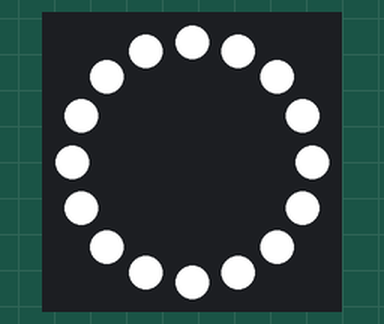
A sketch run on a simulated Arduino Uno, built with avr-gcc and run on an emulated ATmega328P. On the bench: 16 RGB LEDs in a ring, first at the top, clockwise.

Above: at 0.1 s.
At 1.1 s:
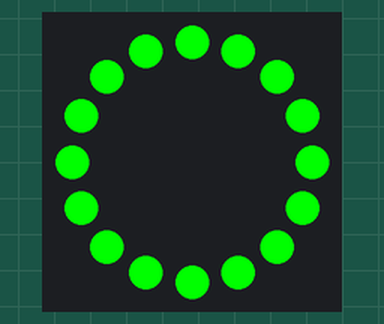
At 2.1 s:
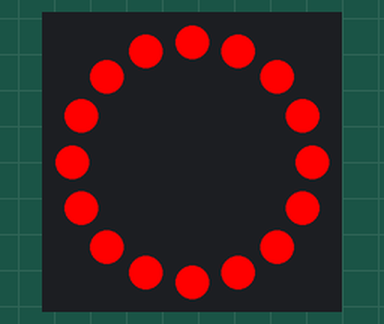

Measured:
- by itself, everything shown: repeats every 3.0 s, in 3 steps
- what the display in image 1 shows lasts 1.0 s, from 1.0 s to 2.0 s

The sketch:

eye_test.ino
```cpp
// ---------- Libraries ----------
// Install via Arduino IDE -> Tools -> Manage Libraries...
//   "Adafruit NeoPixel"
//   "Adafruit SSD1306"  (also installs "Adafruit GFX Library")
#include <Adafruit_NeoPixel.h>
#include <Adafruit_GFX.h>
#include <Adafruit_SSD1306.h>
#include <Wire.h>

// ---------- NeoPixel ----------
#define LED_PIN   13
#define LED_COUNT 16
// NEO_GRB and NEO_KHZ800 come from the Adafruit_NeoPixel library -- do NOT define them yourself.
Adafruit_NeoPixel ring = Adafruit_NeoPixel(LED_COUNT, LED_PIN, NEO_GRB + NEO_KHZ800);

// Ring helper -- set all LEDs to one color
void fillRing(uint8_t r, uint8_t g, uint8_t b) {
    for (int i = 0; i < LED_COUNT; i++) ring.setPixelColor(i, ring.Color(r, g, b));
    ring.show();
}

void fillLowerSemiRing(uint8_t r, uint8_t g, uint8_t b) {
    for (int i = 0; i < 3; i++) ring.setPixelColor(i, ring.Color(r, g, b));
    for (int i = 3; i < 6; i++) ring.setPixelColor(i, ring.Color(0, 0, 0));
    for (int i = 6; i < LED_COUNT; i++) ring.setPixelColor(i, ring.Color(r, g, b));
    ring.show();
}

void expressionsBegin() {
    ring.begin();
    ring.setBrightness(255);
    ring.show();  // all LEDs off
    randomSeed(micros());
}

void setup() {
    pinMode(LED_PIN, OUTPUT);
    expressionsBegin();   // run hardware init ONCE here, not in loop()
}

void loop() {
    fillRing(255, 255, 255);
    delay(1000);
    fillRing(0, 255, 0);
    delay(1000);
    fillRing(255, 0, 0);
    delay(1000);
}
```
